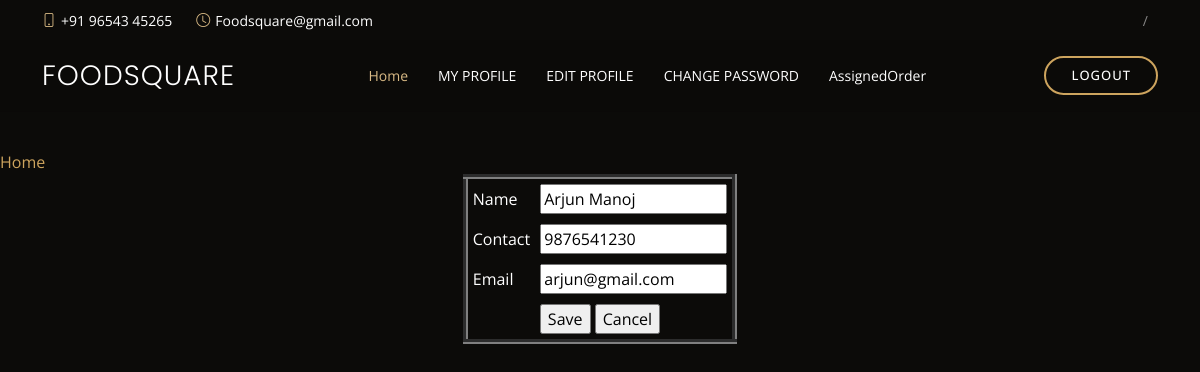
Screenshot of /Deliveryboy/editprofile/ (signed in) with the database file from the repository.
### Guest/models.py (models this page shows)
class tbl_deliveryboy(models.Model):
    dboy_name=models.CharField(max_length=50)
    dboy_gender=models.CharField(max_length=50)
    dboy_contact=models.CharField(max_length=50)
    dboy_email=models.CharField(max_length=50)
    dboy_password=models.CharField(max_length=50)
    place = models.ForeignKey(tbl_place, on_delete=models.CASCADE)
    dboy_photo = models.FileField(upload_to='Assets/DBoyPhoto/')
    dboy_proof = models.FileField(upload_to='Assets/DBoyProof/')
    dboy_status = models.IntegerField(default="0")

### Deliveryboy/views.py (the view)
# urls.py: path('editprofile/',views.Editprofile,name="Editprofile"),
def Editprofile(request):
            deliveryboy_data=tbl_deliveryboy.objects.get(id=request.session['did'])
            if request.method=='POST':
                deliveryboy_data.dboy_name=request.POST.get("txt_name")
                deliveryboy_data.dboy_contact=request.POST.get("txt_contact")
                deliveryboy_data.dboy_email=request.POST.get("txt_email")
                deliveryboy_data.save()
                return redirect('Deliveryboy:MyProfile')
            else:
                return render(request,"Deliveryboy/Editprofile.html",{'Deliveryboy':deliveryboy_data})

### Deliveryboy/Templates/deliveryboy/Editprofile.html (shortened to what this page needs)
{% extends 'Deliveryboy/Head.html' %}
{% block content %}
{% load static %}
<!DOCTYPE html>
<html lang="en">
<head>
</head>
<body>
<form action="" method="post">
    <a href=" {% url 'Deliveryboy:HomePage' %} ">Home</a>
    <table align="center" border="5" cellpadding="5">
        <tr>
            <td>Name</td>
            <td><input type="text" name="txt_name" id="txt_name" value="{{Deliveryboy.dboy_name}}"></td>
        </tr>
        <tr>
            <td>Contact</td>
            <td><input type="text" name="txt_contact" id="txt_contact" value="{{Deliveryboy.dboy_contact}}"></td>
        </tr>
        <tr>
            <td>Email</td>
            <td><input type="text" name="txt_email" id="txt_email" value="{{Deliveryboy.dboy_email}}"></td>
        </tr>
        <tr>
            <td colspan="2" align="center"><input type="submit" value="Save"> <input type="reset" value="Cancel"></td>
        </tr>
    </table>
</form>
</body>
</html>
{% endblock content %}

### Guest/static/Main/assets/css/style.css (style rules this page uses)
body { font-family: "Open Sans", sans-serif; background: #0c0b09; color: #fff; }
a { color: #cda45e; text-decoration: none; }

### rows the page displays
tbl_deliveryboy: txt_name "Arjun Manoj", txt_contact "9876541230", txt_email "arjun@gmail.com"
